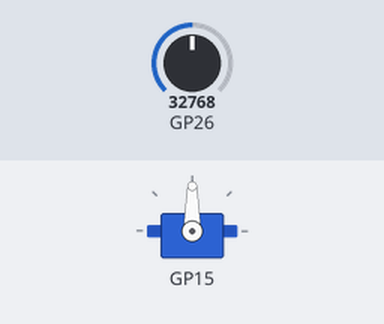
The program below on a simulated Raspberry Pi Pico running MicroPython. On the bench: servo. The inputs (shaded band) are chosen by the test bench; at power-on: GP26 = 32768 (analog values on the 0–65535 scale). Servo angles are drawn from the pulse width (0.5 ms = 0°, 2.5 ms = 180°).

Above: at 1.2 s.
1.3 s: GP26 set to 45874
At 1.9 s:
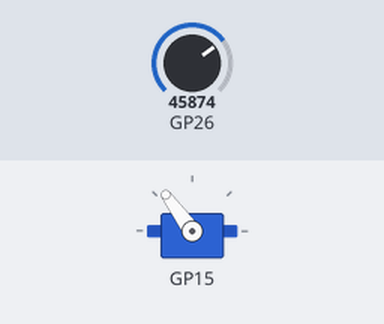
2.8 s: GP26 set to 57670
At 3.3 s:
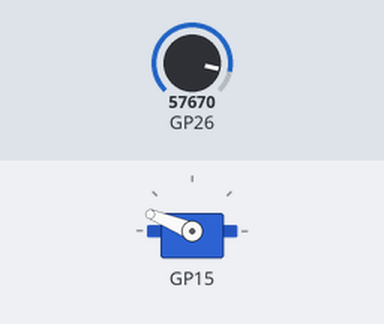
4.3 s: GP26 set to 65535
At 5.3 s:
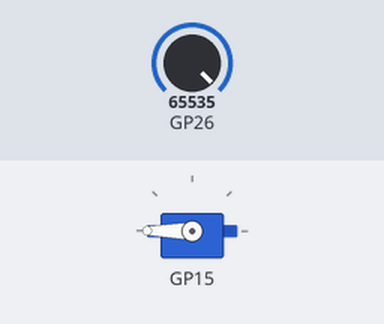
5.8 s: GP26 set to 19660
At 6.8 s:
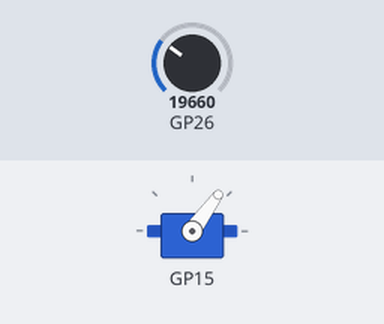
7.3 s: GP26 set to 7864
At 8.5 s:
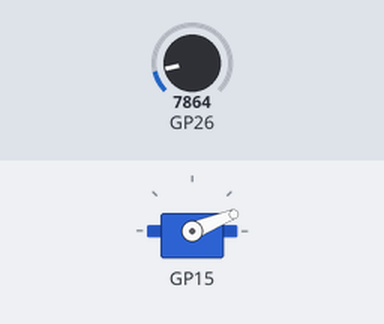
8.8 s: GP26 set to 32767
At 10.2 s:
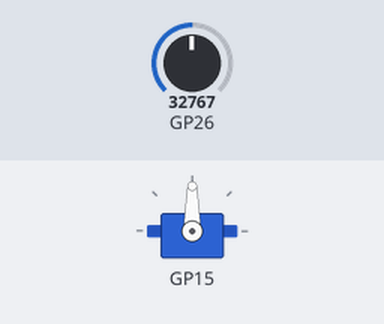
Timing chart, 0 to 11.3 s (numbered marks = the images above; inputs shaded):
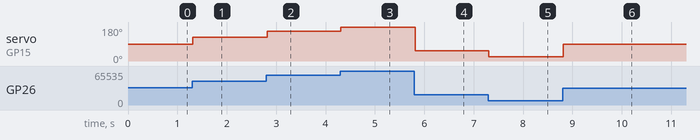

The program:

servo_sg90.py
```python
from machine import Pin, PWM, ADC
from time import sleep

from _pins import (
    PIN_GP15__20 as PIN_GP15,
    PIN_GP26__31_10b as PIN_GP26,
)

from _constants import PICO_MIN_PWM_ACTUAL, PICO_MAX_PWM

# from _convert_output_voltage_to_pwm import convert_output_voltage_to_pwm
# from _convert_percentage_to_voltage import convert_percentage_to_voltage
# from _convert_output_pwm_to_voltage import convert_output_pwm_to_voltage
# from _convert_minMax_actual_to_desired import convert_minMax_actual_to_desired

#################
# NOTES
#################
# - 0.5ms to 2.5ms pulse width (duty cycle)
#   - 0 degrees: 0.5ms pulse
#   - 90 degrees: 1.5ms pulse
#   - 180 degrees: 2.5ms pulse
# - 20ms period // 50Hz frequency (freq = 1 / period) (1 / 0.02 = 50 Hz)
#
# PWM
# - freq: 50Hz
# - duty_u16: 0 to 65535
# - writeValue = int(round(65535 * (pulseWidth / 20)))


#################
# HELPERS
#################
PERIOD = 20

MIN_PULSE_WIDTH = 0.5
MAX_PULSE_WIDTH = 2.5
MAX_DEGREES = 180


def convertPulseWidthToPWMValue(pulseWidth: float) -> int:
    return int(round(PICO_MAX_PWM * (pulseWidth / PERIOD)))


def convertDegreesToPulseWidth(degrees: int) -> float:
    # 0.5ms to 2.5ms pulse width (duty cycle)
    # 0 degrees: 0.5ms pulse
    # 90 degrees: 1.5ms pulse
    # 180 degrees: 2.5ms pulse
    return MIN_PULSE_WIDTH + ((MAX_PULSE_WIDTH - MIN_PULSE_WIDTH) / MAX_DEGREES) * degrees


#################
# SETUP
#################
# Step 1: Define the pins
servo = PWM(Pin(PIN_GP15))
servo.freq(50)  # 50Hz

potentiometer = ADC(Pin(PIN_GP26))

#################
# PROGRAM
#################

degrees = 0
try:
    while True:
        #################
        # (1) GET DEGREES
        #################
        # HARD-CODED
        # degrees = 180

        # HARD-CODED (AUTO TOGGLE)
        # degrees = 90 if degrees == 0 else 180 if degrees == 90 else 0 # auto toggle between 0, 90, 180

        # USER INPUT
        # result = int(input("Enter degrees (0 to 180): "))
        # degrees = result

        # POTENTIOMETER
        pwmValueInput = potentiometer.read_u16()
        degrees = int(round((MAX_DEGREES / PICO_MAX_PWM) * pwmValueInput))  # not sure if this is correct (didn't test it)

        #################
        # (2) SET SERVO
        #################
        pulseWidth = convertDegreesToPulseWidth(degrees)
        pwmValue = convertPulseWidthToPWMValue(pulseWidth)
        servo.duty_u16(pwmValue)
        sleep(0.02)
        # print(f"degrees: {degrees}, pulseWidth: {pulseWidth}, pwmValue: {pwmValue}")
except KeyboardInterrupt:
    servo.duty_u16(0)
```

_pins.py
```python
#  PWM pins (https://www.youtube.com/watch?v=GXA1Y6lA14A&list=PLGs0VKk2DiYz8js1SJog21cDhkBqyAhC5&index=11&ab_channel=PaulMcWhorter)

# Options
# Pin() # (General Purpose Input/Output) # Digital Input/Output (e.g. button, LED, etc.)
# ADC() # (Analog Input) # Analog to Digital Converter (e.g. potentiometer, temperature sensor, etc.)
# PWM() # (Analog Output) # Pulse Width Modulation (e.g. LED brightness, motor speed, etc.)
# I2C() # (Digital Communication) # Inter-Integrated Circuit (e.g. sensor, display, etc.)
# SPI() # (Digital Communication) # Serial Peripheral Interface (e.g. sensor, display, etc.)
# Timer() # (Digital Communication) # Software timer (e.g. blinking LED, etc.)


# Full source of truth for given GP pin
PIN_GP0__1__SPI0_RX__I2C0_SDA__UART1_TX = 0
PIN_GP1__2__SPI0_CSn__I2C0_SCL__UART1_RX = 1
PIN_GP2__4__SPI0_SCK__I2C1_SDA = 2
PIN_GP3__5__SPI0_TX__I2C1_SCL = 3
PIN_GP4__6__SPI0_RX__I2C0_SDA__UART1_TX = 4
PIN_GP5__7__SPI0_CSn__I2C0_SCL__UART1_RX = 5
PIN_GP6__9__SPI0_SCK__I2C1_SDA = 6
PIN_GP7__10__SPI0_TX__I2C1_SCL = 7
PIN_GP8__11__SPI1_RX__I2C0_SDA__UART1_TX = 8
PIN_GP9__12__SPI1_CSn__I2C0_SCL__UART1_RX = 9
PIN_GP10__14__SPI1_SCK__I2C1_SDA = 10
PIN_GP11__15__SPI1_TX__I2C1_SCL = 11
PIN_GP12__16__SPI1_RX__I2C0_SDA__UART1_TX = 12
PIN_GP13__17__SPI1_CSn__I2C0_SCL__UART1_RX = 13
PIN_GP14__19__SPI1_SCK__I2C1_SDA = 14
PIN_GP15__20__SPI1_TX__I2C1_SCL = 15

PIN_GP16__21_20b__SPI0_RX__I2C0_SDA__UART1_TX = 16
PIN_GP17__22_19b__SPI0_CSn__I2C0_SCL__UART1_RX = 17
PIN_GP18__24_17b__SPI0_SCK__I2C1_SDA = 18
PIN_GP19__25_16b__SPI0_TX__I2C1_SCL = 19
PIN_GP20__26_15b__I2C0_SDA = 19
PIN_GP21__27_14b__I2C0_SCL = 20
PIN_GP22__29_12b = 21
PIN_GP26__31_10b__ADC0__I2C1_SDA = 26
PIN_GP27__32_9b__ADC1__I2C1_SCL = 27
PIN_GP28__34_7b__ADC2 = 28

#####
# Context-specific constants
#####
## GPIO (General Purpose Input/Output)
PIN_GP0__1 = 0
PIN_GP1__2 = 1
PIN_GP2__4 = 2
PIN_GP3__5 = 3
PIN_GP4__6 = 4
PIN_GP5__7 = 5
PIN_GP6__9 = 6
PIN_GP7__10 = 7
PIN_GP8__11 = 8
PIN_GP9__12 = 9
PIN_GP10__14 = 10
PIN_GP11__15 = 11
PIN_GP12__16 = 12
PIN_GP13__17 = 13
PIN_GP14__19 = 14
PIN_GP15__20 = 15
PIN_GP16__21_20b = 16
PIN_GP17__22_19b = 17
PIN_GP18__24_17b = 18
PIN_GP19__25_16b = 19
PIN_GP20__26_15b = 20
PIN_GP21__27_14b = 21
PIN_GP22__29_12b = 22
PIN_GP26__31_10b = 26
PIN_GP27__32_9b = 27
PIN_GP28__34_7b = 28

## ADC (Analog to Digital Converter)
# PIN_ADC0__31_10b = 26
# PIN_ADC1__32_9b = 27
# PIN_ADC2__34_7b = 28

## SPI (Serial Peripheral Interface)
# PIN_SPI0_RX__21_20b = 0
# PIN_SPI0_CSn__22_19b = 1
# PIN_SPI0_SCK__24_17b = 2
# PIN_SPI0_TX__25_16b = 3
# PIN_SPI0_RX__26_15b = 4
# PIN_SPI0_CSn__27_14b = 5
# PIN_SPI0_SCK__29_12b = 6
# PIN_SPI0_TX__31_10b = 7
# PIN_SPI1_RX__21_20b = 8
# PIN_SPI1_CSn__22_19b = 9
# PIN_SPI1_SCK__24_17b = 10
# PIN_SPI1_TX__25_16b = 11
# PIN_SPI1_RX__26_15b = 12
# PIN_SPI1_CSn__27_14b = 13
# PIN_SPI1_SCK__29_12b = 14
# PIN_SPI1_TX__31_10b = 15

## I2C (Inter-Integrated Circuit)
# PIN_I2C0_SDA__26_15b = 19
# PIN_I2C0_SCL__27_14b = 20
# PIN_I2C1_SDA__24_17b = 21
# PIN_I2C1_SCL__25_16b = 22
# PIN_I2C1_SDA__31_10b = 26
# PIN_I2C1_SCL__32_9b = 27

## UART (Universal Asynchronous Receiver-Transmitter)
# PIN_UART1_TX__21_20b = 0
# PIN_UART1_RX__22_19b = 1
# PIN_UART1_TX__26_15b = 2
# PIN_UART1_RX__27_14b = 3

## OTHER
PIN_LED = "LED"  # LED (internal component)
PIN_VBUS__40_1b = False  # USB power
PIN_VSYS__39_2b = False  # System power
PIN_3V3_EN__37_4b = False  # 3.3V power (enable)
PIN_3V3_OUT__36_5b = False  # 3.3V power (output)
PIN_RUN__30_11b = False  # Reset (?)
PIN_GND__3 = False  # Ground
PIN_GND__8 = False
PIN_GND__13 = False
PIN_GND__18 = False
PIN_GND__23_18b = False
PIN_GND__28_13b = False
PIN_GND__33_8b = False
PIN_GND__38_3b = False
```

_constants.py
```python
PICO = {
    "VOLTAGE": 3.3,
    # ...more constants
}

PICO_MIN_VOLTAGE = 0
PICO_MAX_VOLTAGE = 3.3

# PWM (Pulse Width Modulation) (analog output)
PICO_MIN_PWM_ACTUAL = 224  # q: where does 224 come from? # a: 224 is the minimum value of the PWM signal that can be used to turn on the LED (the LED turns on at 224 and above)
PICO_MIN_PWM = 0
PICO_MAX_PWM = 65535
# q: where does 65535 come from? # a: 2^16 - 1 = 65535 (65535 is the maximum value of a 16-bit unsigned integer) ("- 1" because the PWM signal can have 0 as a value, so the maximum value is 65535)
# q: where does the 16-bit unsigned integer come from? # a: the Pico has a 16-bit PWM resolution
```

Measured:
- after the input at 1.3 s, servo on GP15: 90° → 126° at once
- after the input at 2.8 s, servo on GP15: 126° → 158° at once
- after the input at 4.3 s, servo on GP15: 158° → 180° at once
- after the input at 5.8 s, servo on GP15: 180° → 54° at once
- after the input at 7.3 s, servo on GP15: 54° → 22° at once
- after the input at 8.8 s, servo on GP15: 22° → 90° at once
